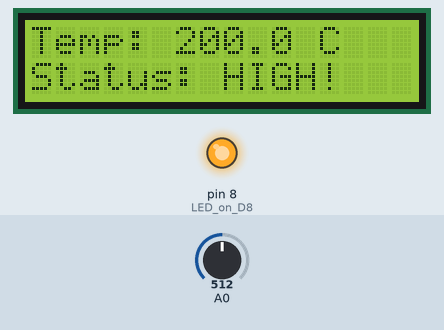
The sketch below on a simulated Arduino Uno, built with avr-gcc and run on an emulated ATmega328P. On the bench: 16×2 character LCD, output pins drawn as LEDs (lit = HIGH). The inputs (shaded band) are chosen by the test bench; at power-on: A0 = 512. What the sketch prints to the serial monitor is not drawn.

Above: at 1.2 s.
1.3 s: A0 set to 161
At 2.0 s:
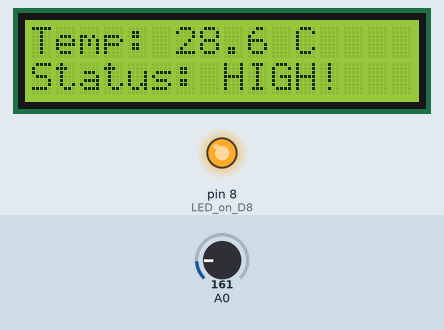
3.0 s: A0 set to 146
At 3.8 s:
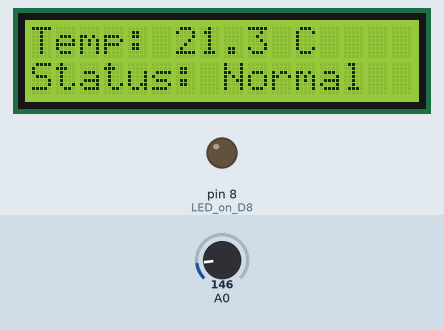
4.5 s: A0 set to 122
At 5.5 s:
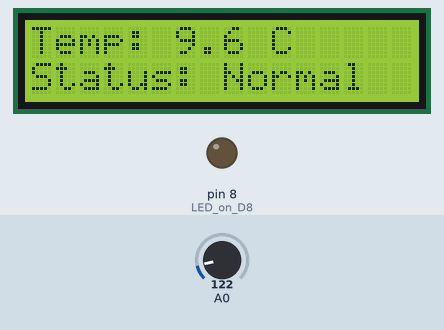
Timing chart, 0 to 7.5 s (numbered marks = the images above; inputs shaded):
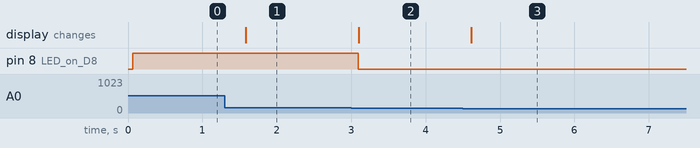

The sketch:

Temperature_Sensor.ino
```cpp
#include <LiquidCrystal.h>

LiquidCrystal lcd(12, 11, 5, 4, 3, 2);  // RS, E, D4, D5, D6, D7

void setup() {
  pinMode(8, OUTPUT);       // LED on D8
  lcd.begin(16, 2);
  Serial.begin(9600);
}

void loop() {
  int reading = analogRead(A0);
  float voltage = reading * 5.0 / 1024.0;
  float temp = (voltage - 0.5) * 100.0;

  lcd.setCursor(0, 0);
  lcd.print("Temp: ");
  lcd.print(temp, 1);
  lcd.print(" C   ");

  lcd.setCursor(0, 1);
  if (temp > 25) {
    digitalWrite(8, HIGH);
    lcd.print("Status: HIGH!   ");
  } else {
    digitalWrite(8, LOW);
    lcd.print("Status: Normal  ");
  }

  Serial.println(temp);
  delay(500);
}
```

Measured:
- the behaviour switches between 154 and 153 on A0 (found by bisection; images 1 and 2)
- after the input at 1.3 s, the display: changes after 0.28 s (image 1)
- after the input at 3.0 s, pin 8 (LED_on_D8): HIGH → LOW after 0.10 s; the display: changes after 0.10 s (image 2)
- after the input at 4.5 s, the display: changes after 0.11 s (image 3)
